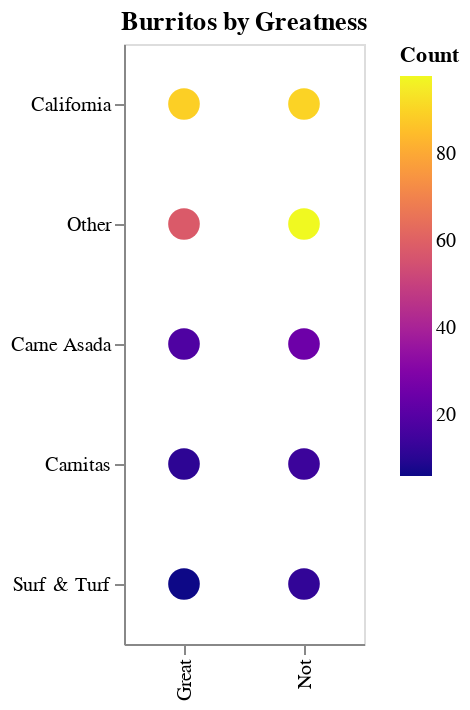

Notebook source saved alongside this figure:
### Code cell
burritos_types = alt.Chart(
    df2, 
    title="Burritos by Greatness", 
    width=120, 
    height=300
).mark_circle(size=250).encode(
    x=alt.X('Great:O', title=""),
    y=alt.Y('Burrito:N', title="", sort='-color'),
    color=alt.Color(
        'count(Burrito):Q', 
        title='Count', 
        scale=alt.Scale(scheme='plasma')
    )
)
print()
burritos_types

### Figure 1 — Vega-Lite specification as saved in the notebook (floating-point values rounded to 4 significant figures; data arrays with more than 128 entries replaced by an {"elided": "..."} marker saying what was removed)
{"config": {"view": {"continuousWidth": 400, "continuousHeight": 300}}, "data": {"name": "data-91f4e5da1536e92b657b3d71e884a81a"}, "mark": {"type": "circle", "size": 250}, "encoding": {"color": {"type": "quantitative", "aggregate": "count", "field": "Burrito", "scale": {"scheme": "plasma"}, "title": "Count"}, "x": {"type": "ordinal", "field": "Great", "title": ""}, "y": {"type": "nominal", "field": "Burrito", "sort": "-color", "title": ""}}, "height": 300, "title": "Burritos by Greatness", "width": 120, "$schema": "https://vega.github.io/schema/vega-lite/v4.0.2.json", "datasets": {"data-91f4e5da1536e92b657b3d71e884a81a": {"elided": "421 records"}}}
